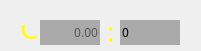
   <widget class="QFrame" name="fCenterRatioC">
    <property name="geometry">
     <rect>
      <x>350</x>
      <y>155</y>
      <width>201</width>
      <height>51</height>
     </rect>
    </property>
    <property name="frameShape">
     <enum>QFrame::NoFrame</enum>
    </property>
    <property name="frameShadow">
     <enum>QFrame::Raised</enum>
    </property>
    <property name="lineWidth">
     <number>-4</number>
    </property>
    <widget class="QLabel" name="lRatioCColon">
     <property name="geometry">
      <rect>
       <x>100</x>
       <y>16</y>
       <width>21</width>
       <height>31</height>
      </rect>
     </property>
     <property name="font">
      <font>
       <family>Arial Unicode MS</family>
       <pointsize>21</pointsize>
       <weight>50</weight>
       <bold>false</bold>
      </font>
     </property>
     <property name="styleSheet">
      <string notr="true">color:rgb(255, 255, 0)</string>
     </property>
     <property name="text">
      <string>:</string>
     </property>
     <property name="alignment">
      <set>Qt::AlignCenter</set>
     </property>
    </widget>
    <widget class="QLabel" name="lRatioCText">
     <property name="geometry">
      <rect>
       <x>20</x>
       <y>25</y>
       <width>21</width>
       <height>23</height>
      </rect>
     </property>
     <property name="font">
      <font>
       <family>Arial Unicode MS</family>
       <pointsize>22</pointsize>
       <weight>50</weight>
       <bold>false</bold>
      </font>
     </property>
     <property name="styleSheet">
      <string notr="true">color:rgb(255, 255, 0)</string>
     </property>
     <property name="text">
      <string>C</string>
     </property>
     <property name="alignment">
      <set>Qt::AlignBottom|Qt::AlignLeading|Qt::AlignLeft</set>
     </property>
    </widget>
    <widget class="QLineEdit" name="leRatioFLC">
     <property name="geometry">
      <rect>
       <x>40</x>
       <y>20</y>
       <width>60</width>
       <height>25</height>
      </rect>
     </property>
     <property name="font">
      <font>
       <family>Arial Unicode MS</family>
       <weight>50</weight>
       <bold>false</bold>
      </font>
     </property>
     <property name="styleSheet">
      <string notr="true">color:rgb(0,0,0);
background-color: rgb(170,170,170);</string>
     </property>
     <property name="text">
      <string/>
     </property>
     <property name="frame">
      <bool>false</bool>
     </property>
     <property name="alignment">
      <set>Qt::AlignRight|Qt::AlignTrailing|Qt::AlignVCenter</set>
     </property>
     <property name="placeholderText">
      <string>0.00</string>
     </property>
    </widget>
    <widget class="QLineEdit" name="leRatioFLCRight">
     <property name="geometry">
      <rect>
       <x>120</x>
       <y>20</y>
       <width>60</width>
       <height>25</height>
      </rect>
     </property>
     <property name="font">
      <font>
       <family>Arial Unicode MS</family>
       <weight>50</weight>
       <bold>false</bold>
      </font>
     </property>
     <property name="styleSheet">
      <string notr="true">background-color: rgb(170,170,170);
color: rgb(0, 0, 0);
</string>
     </property>
     <property name="text">
      <string>0</string>
     </property>
     <property name="frame">
      <bool>false</bool>
     </property>
     <property name="cursorPosition">
      <number>1</number>
     </property>
    </widget>
   </widget>
